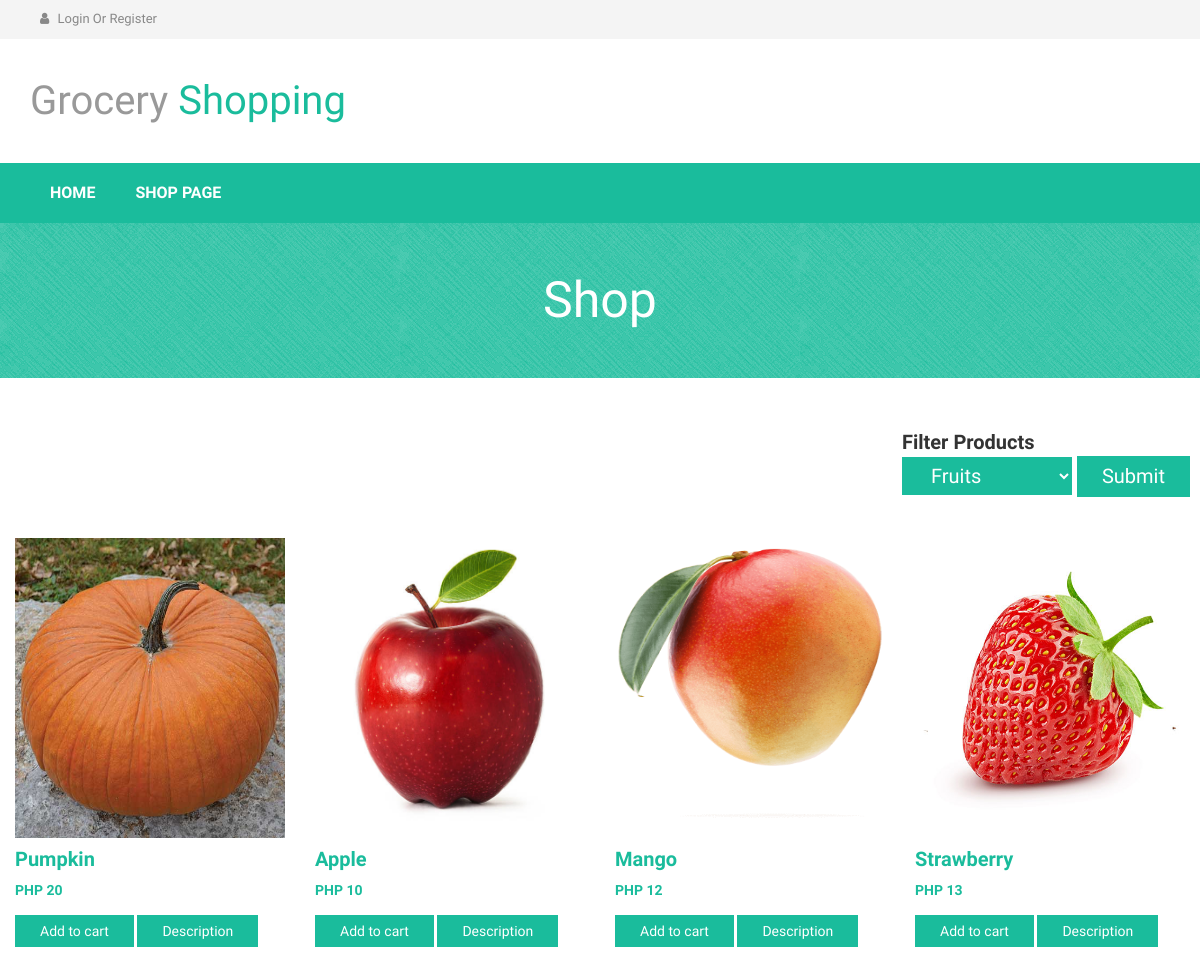
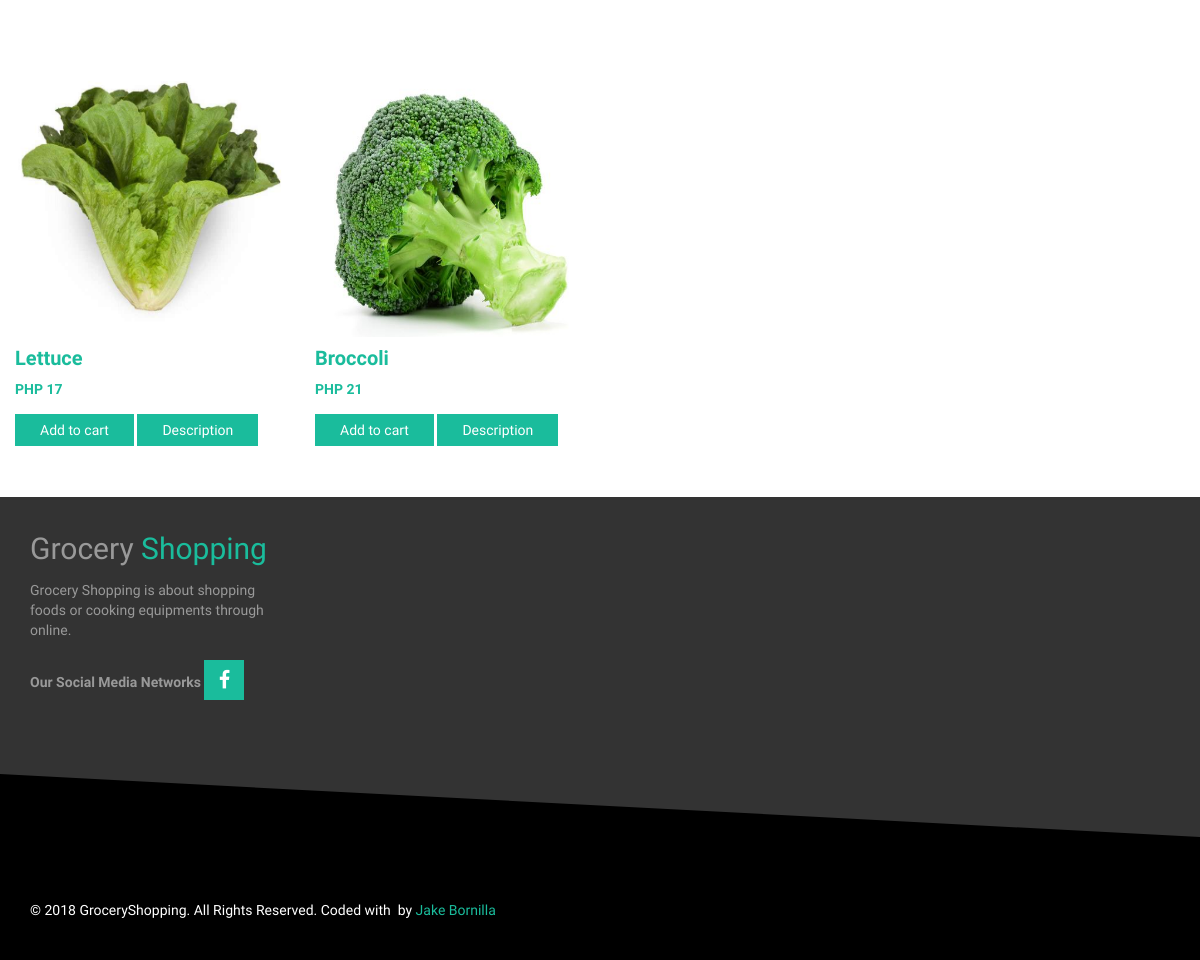
Screenshot of /index.php/shop with the database file from the repository (2 pictures, top to bottom).
### tables this page shows
CREATE TABLE `products` (
  `p_id` int(11) NOT NULL,
  `product_name` varchar(100) NOT NULL,
  `product_category` varchar(100) NOT NULL,
  `product_price` varchar(100) NOT NULL,
  `product_des` varchar(1000) NOT NULL,
  `file_name` varchar(100) NOT NULL,
  `file_path` varchar(100) NOT NULL,
  `file_ext` varchar(100) NOT NULL
);

### application/controllers/Shop.php (called while the page is built, shortened)
<?php
class Shop extends CI_Controller
{
    function index(){
        $query = $this->Shop_model->getProd();
        $data['prods'] = $query->result();
        $this->load->view('shop',$data);
    }
}

### index.php (called while the page is built, shortened)
<?php
require_once BASEPATH.'core/CodeIgniter.php';

### application/models/Shop_model.php (called while the page is built, shortened)
<?php
class Shop_model extends CI_Model
{
    function getProd(){
        $query = $this->db->get('products');
        return $query;
    }
}

### application/views/shop.php (the view, shortened to what this page needs)
<?php include "include/head2.php";?>
<?php include "include/head.php";?>
<div class="product-big-title-area">
    <div class="container-fluid">
        <div class="row">
            <div class="col-md-12">
                <div class="product-bit-title text-center">
                    <h2>Shop</h2>
                </div>
            </div>
        </div>
    </div>
</div>
<br/><br/>
<span style="float:right;font-size: 20px; padding: 10px;">
    <b>Filter Products</b>
    <?php
    echo form_open('Shop/catFilter');
    ?>
    <select class=' add_to_cart_button' name="cat" id="">
        <option value="Fruits">Fruits</option>
    </select>
    <button class="add_to_cart_button" >Submit</button>
    <?php
    echo form_close();
    ?>
</span>
<br/><br/><br/><br/><br/><br/>
<?php
if(isset($prods)){
    foreach ($prods as $row){
        ?>
        <div class="col-md-3 col-sm-6">
            <div class="single-shop-product">
                <div class="product-upper">
                    <img style='height:300px; width:300px' src="<?php echo base_url() ?>uploads/<?php echo $row->file_name ?>" alt="">
                </div>
                <h2><a href=""><?php echo $row->product_name ?></a></h2>
                <div class="product-carousel-price">
                    <ins>PHP <?php echo $row->product_price ?></ins>
                </div>
                <div class="product-option-shop">
                    <a class="add_to_cart_button" data-quantity="1" data-product_sku="" data-product_id="70" rel="nofollow" href="<?php echo base_url()?>index.php/Cart?id=<?php echo $row->p_id ?>">Add to cart</a>
                    <a class="add_to_cart_button" data-quantity="1" data-product_sku="" data-product_id="70" rel="nofollow" href="<?php echo base_url()?>index.php/Welcome/single?id=<?php echo $row->p_id ?>">Description</a>
                </div>
            </div>
        </div>
        <?php
    }
}
?>
<div style="width: 100%" class="row">
    <div class="col-md-12">
    </div>
</div>
<?php include "include/footer.php";?>
<?php include "include/footer2.php";?>

### application/views/include/head2.php (shortened to what this page needs)
<!DOCTYPE html>
<html lang="en">
<head>
    <link rel="stylesheet" href="https://maxcdn.bootstrapcdn.com/bootstrap/3.2.0/css/bootstrap.min.css">
    <link rel="stylesheet" href="https://maxcdn.bootstrapcdn.com/font-awesome/4.3.0/css/font-awesome.min.css">
    <link rel="stylesheet" href="<?php echo base_url('assets/css/owl.carousel.css') ?>">
    <link rel="stylesheet" href="<?php echo base_url('assets/style.css') ?>">
    <link rel="stylesheet" href="<?php echo base_url('assets/css/responsive.css') ?>">
</head>
<body>

### application/views/include/head.php (shortened to what this page needs)
<div class="header-area">
    <div class="container">
        <div class="row">
            <div class="col-md-8">
                <div class="user-menu">
                    <ul>
                        <?php if(isset($_SESSION['email']) == null){ ?>
                            <li><a href="<?php echo base_url('Welcome/login') ?>"><i class="fa fa-user"></i> Login Or Register</a></li>
                            <?php }?>
                    </ul>
                </div>
            </div>
        </div>
    </div>
</div>
<div class="site-branding-area">
    <div class="container">
        <div class="row">
            <div class="col-sm-6">
                <div class="logo">
                    <h1><a href="<?php echo base_url('Welcome') ?>">Grocery<span> Shopping</span></a></h1>
                </div>
            </div>
        </div>
    </div>
</div>
<div class="mainmenu-area">
    <div class="container">
        <div class="row">
            <div class="navbar-collapse collapse">
                <ul class="nav navbar-nav">
                    <li class=""><a href="<?php echo base_url('Welcome') ?>">Home</a></li>
                    <li><a href="<?php echo base_url('Welcome/shop') ?>">Shop page</a></li>
                </ul>
            </div>
        </div>
    </div>
</div>

### application/views/include/footer.php
<div class="footer-top-area">
    <div class="zigzag-bottom"></div>
    <div class="container">
        <div class="row">
            <div class="col-md-3 col-sm-6">
                <div class="footer-about-us">
                    <h2>Grocery<span> Shopping</span></h2>
                    <p>Grocery Shopping is about shopping foods or cooking equipments through online.</p>
                    <div class="footer-social">
                        <strong>Our Social Media Networks</strong>
                        <a href="http://facebook.com/Percabeth143" target="_blank"><i class="fa fa-facebook"></i></a>
                    </div>
                </div>
            </div>
        </div>
    </div>
</div>
<div class="footer-bottom-area">
    <div class="container">
        <div class="row">
            <div class="col-md-8">
                <div class="copyright">
                    <p>&copy;  2018 GroceryShopping. All Rights Reserved. Coded with <i class="fa fa-smile"></i> by <a href="http://facebook.com/Percabeth143" target="_blank">Jake Bornilla</a></p>
                </div>
            </div>
        </div>
    </div>
</div>

### application/views/include/footer2.php (shortened to what this page needs)
</body>
</html>

### assets/style.css (style rules this page uses)
img { max-width: 100%; height: auto; }
h1, h2, h3, h4, h5, h6 { font-weight: 700; margin: 0 0 15px; }
body { font-family: 'Titillium Web', sans-serif; }
.header-area { background: none repeat scroll 0 0 #f4f4f4; }
.header-area a { color: #888; }
.user-menu ul { list-style: outside none none; margin: 0; padding: 0; }
.user-menu li { display: inline-block; }
.user-menu li a { display: block; font-size: 13px; margin-right: 5px; padding: 10px; }
.user-menu li a i.fa { margin-right: 5px; }
.mainmenu-area { background: none repeat scroll 0 0 #1abc9c; font-family: "Roboto Condensed",sans-serif; text-transform: uppercase; width: 100%; z-index: 999; }
.logo h1 { font-size: 40px; margin: 40px 0;font-weight: 400; }
.logo h1 a { color: #999; }
.logo h1 a span { color: #1abc9c; }
.mainmenu-area ul.navbar-nav li a { color: #fff; font-size: 16px; font-weight: 700; padding: 20px; }
.slider-area, .promo-area, .brands-area, .maincontent-area, .footer-top-area, .product-widget-area, .product-breadcroumb-area, .single-product-area { position: relative;overflow: hidden }
.zigzag-bottom { background: none repeat scroll 0 0 #1abc9c; bottom: -80px; height: 165px; left: -5%; position: absolute; transform: rotate(3deg); width: 108%; z-index: 9; }
.product-carousel-price ins { color: #1abc9c; font-weight: 700; margin-right: 5px; text-decoration: none; }
.footer-top-area .zigzag-bottom { background: #000 }
.footer-top-area { background: none repeat scroll 0 0 #333; color: #999; padding: 35px 0 180px; }
.footer-bottom-area { background: #000;color: #fff }
.footer-about-us span { color: #1abc9c; }
.footer-about-us h2 { font-weight: 200; }
.footer-social a { background: none repeat scroll 0 0 #1abc9c; color: #fff; display: inline-block; font-size: 20px; height: 40px; margin-bottom: 10px; margin-right: 10px; padding-top: 5px; text-align: center; width: 40px;border: 1px solid #1abc9c; }
.footer-social { margin-top: 20px }
a { color: #1abc9c }
.footer-bottom-area { background: none repeat scroll 0 0 #000; color: #fff; padding-bottom: 40px; }
.copyright > p { margin: 10px 0 0; }
.product-big-title-area { background: url(img/crossword.png) repeat scroll 0 0 #1ABC9C }
.product-bit-title h2 { font-family: raleway; font-size: 50px; font-weight: 200; margin: 0; padding: 50px 0;color: #fff; }
.add_to_cart_button { background: none repeat scroll 0 0 #1abc9c; border: medium none; color: #fff; padding: 6px 25px;display: inline-block }
.single-shop-product h2 { font-size: 20px; margin: 10px 0; }
.product-option-shop { margin-top: 15px; }
.single-shop-product { margin-bottom: 50px }

### rows the page displays
products: file_name (picture), product_name "Pumpkin", product_price "20"
products: file_name (picture), product_name "Apple", product_price "10"
products: file_name (picture), product_name "Mango", product_price "12"
products: file_name (picture), product_name "Strawberry", product_price "13"
products: file_name (picture), product_name "Lettuce", product_price "17"
products: file_name (picture), product_name "Broccoli", product_price "21"
